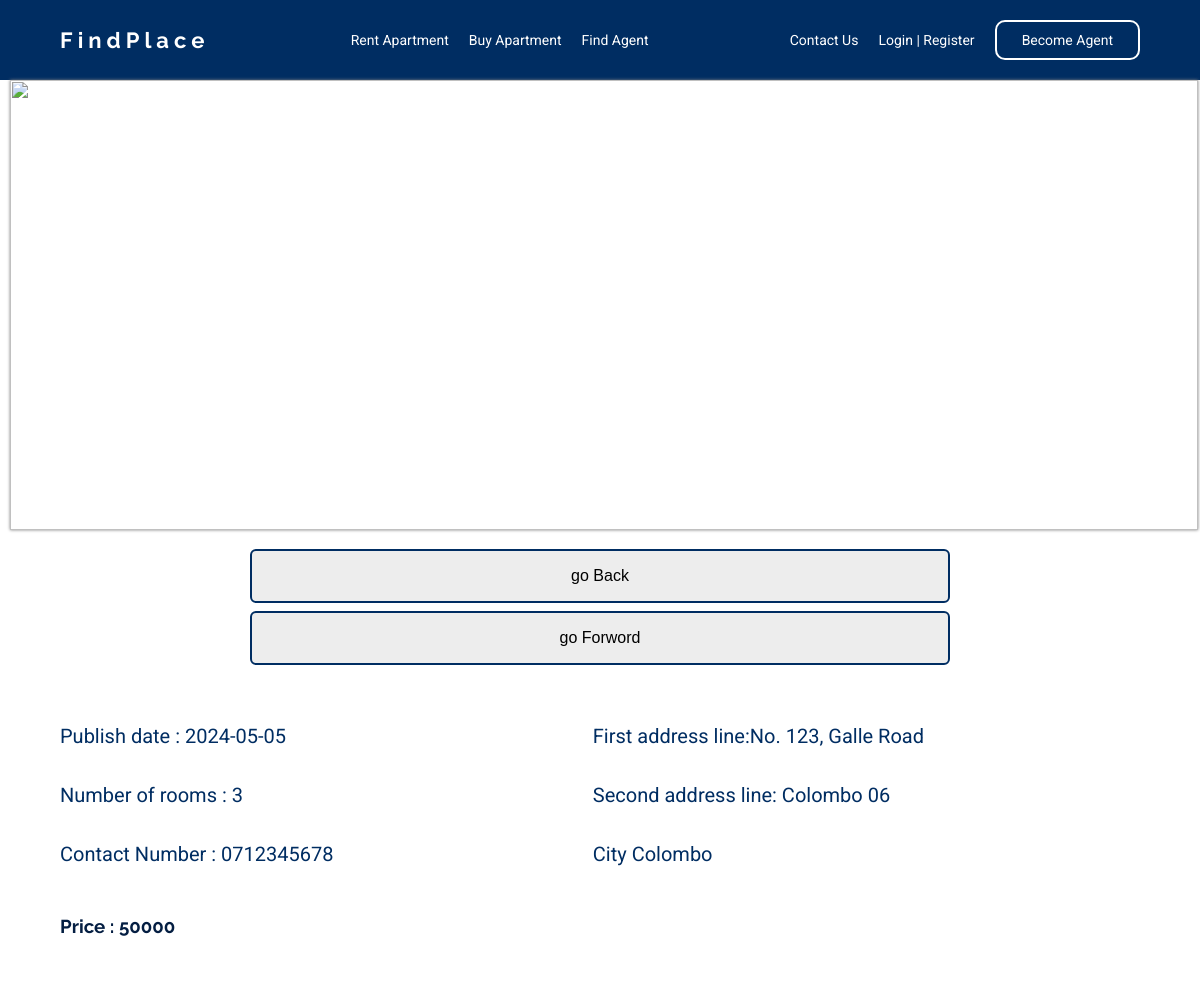
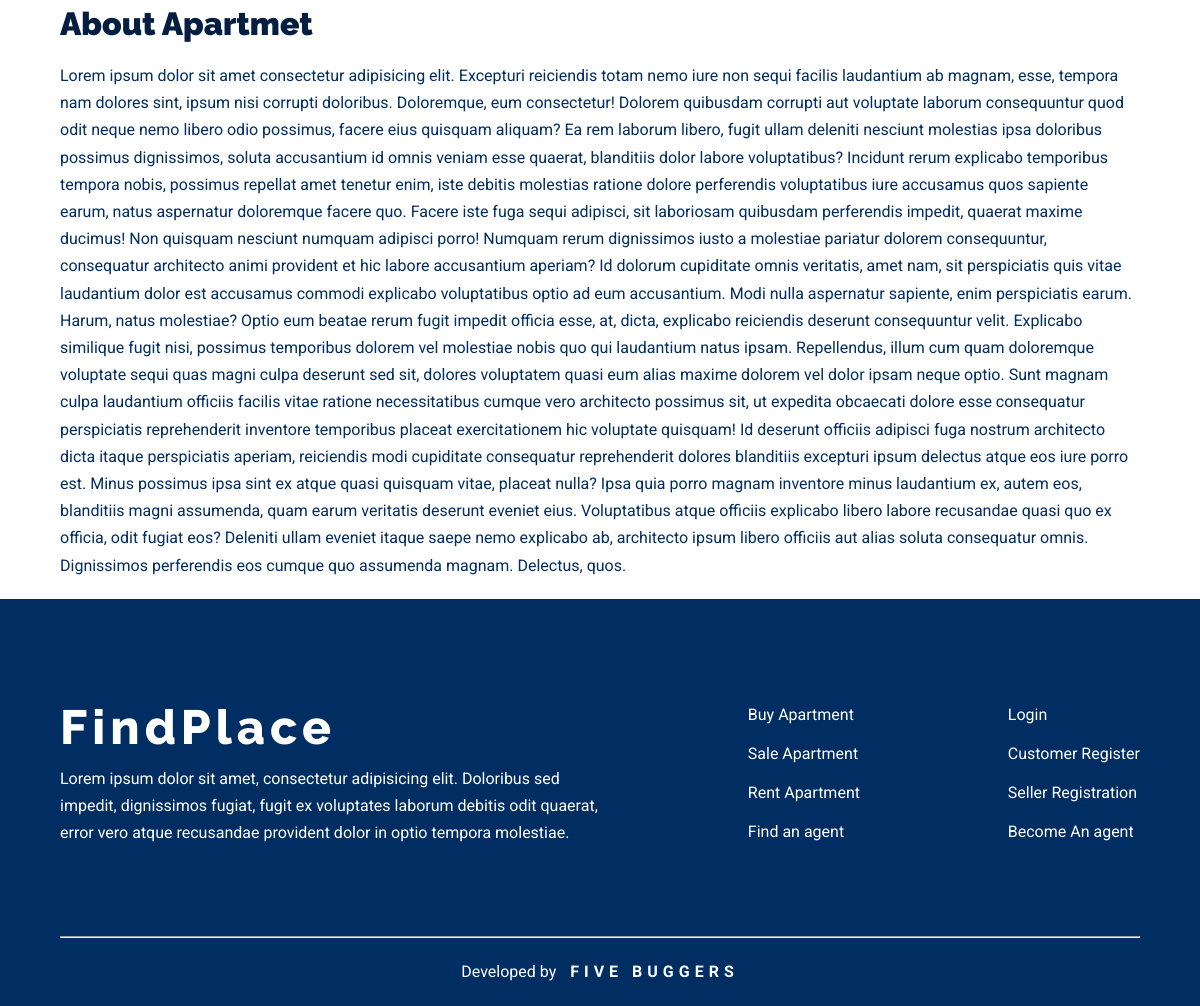
/pages/single-apartment.php, run on the app's committed database (2 pictures, top to bottom).
### tables this page shows
CREATE TABLE `apartment` (
  `apartment_ID` int(11) NOT NULL,
  `apartment_type` varchar(10) NOT NULL,
  `apartment_name` varchar(256) NOT NULL,
  `publisher_date` date NOT NULL,
  `publisher_ID` int(11) NOT NULL,
  `apartment_first_address_line` varchar(60) NOT NULL,
  `apartment_second_address_line` varchar(60) NOT NULL,
  `apartment_city` varchar(20) NOT NULL,
  `apartment_contact_number` varchar(15) NOT NULL,
  `apartment_cost` int(11) NOT NULL,
  `apartment_person_count` int(11) NOT NULL,
  `apartment_number_rooms` int(11) NOT NULL,
  `apartment_description` text NOT NULL,
  `apartment_image` varchar(256) NOT NULL
);

### pages/single-apartment.php (the view, shortened to what this page needs)
<?php
require './component/head.php';
require './component/header.php';
?>
    <?php
        $id = $_GET['apartmentId'];
    ?>
    <link rel="stylesheet" href="../styles/image-slider.css">
    <div class="slider-1">
        <img src="../sources/Images/<?php echo "$id"?>/pic1.jpg" class="slide">
    </div>
    <div class="nav">
        <button style="border: 2px solid #002d62;" class="button1" onclick="goPrev()">
            go Back
        </button>
        <button style="border: 2px solid #002d62;" class="button1" onclick="goNext()">
            go Forword
        </button>
    </div>
    <?php include 'fetch_data.php' ?>
        <?php
        $sql = "SELECT * FROM apartment";
        $result = $conn->query($sql);
        if ($result->num_rows > 0) {
            $row = $result->fetch_assoc();
        } else {
            echo "0 results";
        }
        ?>
    <div class="container">
        <div class="apartment-details flex flex-vetical-center flex-space-between w-80 margin-y-50">
            <div class="apartment-details">
                <p>Publish date     : <?php echo $row["publisher_date"]  ?> </p>
                <p>Number of rooms  : <?php echo $row["apartment_number_rooms"] ?></p>
                <p>Contact Number   : <?php echo $row["apartment_contact_number"] ?></p>
                <br>
                <h3>Price : <?php echo $row["apartment_cost"] ?></h3>
            </div>
            <div class="apartment-address">
                <p>First address line:<?php echo $row["apartment_first_address_line"] ?> </p>
                <p>Second address line: <?php echo $row["apartment_second_address_line"] ?> </p>
                <p>City <?php echo $row["apartment_city"] ?> </p>
            </div>
        </div>
        <h1 class="section-title margin-y-20s">About Apartmet</h1>
        <p class= 'margin-y-20'>Lorem ipsum dolor sit amet consectetur adipisicing elit. Excepturi reiciendis totam nemo iure non sequi facilis laudantium ab magnam, esse, tempora nam dolores sint, ipsum nisi corrupti doloribus. Doloremque, eum consectetur! Dolorem quibusdam corrupti aut voluptate laborum consequuntur quod odit neque nemo libero odio possimus, facere eius quisquam aliquam? Ea rem laborum libero, fugit ullam deleniti nesciunt molestias ipsa doloribus possimus dignissimos, soluta accusantium id omnis veniam esse quaerat, blanditiis dolor labore voluptatibus? Incidunt rerum explicabo temporibus tempora nobis, possimus repellat amet tenetur enim, iste debitis molestias ratione dolore perferendis voluptatibus iure accusamus quos sapiente earum, natus aspernatur doloremque facere quo. Facere iste fuga sequi adipisci, sit laboriosam quibusdam perferendis impedit, quaerat maxime ducimus! Non quisquam nesciunt numquam adipisci porro! Numquam rerum dignissimos iusto a molestiae pariatur dolorem consequuntur, consequatur architecto animi provident et hic labore accusantium aperiam? Id dolorum cupiditate omnis veritatis, amet nam, sit perspiciatis quis vitae laudantium dolor est accusamus commodi explicabo voluptatibus optio ad eum accusantium. Modi nulla aspernatur sapiente, enim perspiciatis earum. Harum, natus molestiae? Optio eum beatae rerum fugit impedit officia esse, at, dicta, explicabo reiciendis deserunt consequuntur velit. Explicabo similique fugit nisi, possimus temporibus dolorem vel molestiae nobis quo qui laudantium natus ipsam. Repellendus, illum cum quam doloremque voluptate sequi quas magni culpa deserunt sed sit, dolores voluptatem quasi eum alias maxime dolorem vel dolor ipsam neque optio. Sunt magnam culpa laudantium officiis facilis vitae ratione necessitatibus cumque vero architecto possimus sit, ut expedita obcaecati dolore esse consequatur perspiciatis reprehenderit inventore temporibus placeat exercitationem hic voluptate quisquam! Id deserunt officiis adipisci fuga nostrum architecto dicta itaque perspiciatis aperiam, reiciendis modi cupiditate consequatur reprehenderit dolores blanditiis excepturi ipsum delectus atque eos iure porro est. Minus possimus ipsa sint ex atque quasi quisquam vitae, placeat nulla? Ipsa quia porro magnam inventore minus laudantium ex, autem eos, blanditiis magni assumenda, quam earum veritatis deserunt eveniet eius. Voluptatibus atque officiis explicabo libero labore recusandae quasi quo ex officia, odit fugiat eos? Deleniti ullam eveniet itaque saepe nemo explicabo ab, architecto ipsum libero officiis aut alias soluta consequatur omnis. Dignissimos perferendis eos cumque quo assumenda magnam. Delectus, quos.</p>
    </div>
<?php
include './component/footer.php';
?>

### styles/styles.css (style rules this page uses)
:root { --primary-font-family : 'Raleway'; --secondary-font-family : 'Roboto'; --primary-color : #002D62; --secondary-color : #041E42; --tertiary-color : #F06105; --input-background-color : #f2f8fe; --input-button-color : #cfdfef; --input-placeholder-color : #5F7A9A; --sidebar-background-color : #dfeeff; --border-color : #dae7f67a; --shadow-color : #041e421c; }
* { margin: 0; padding: 0; box-sizing: border-box; }
body { width: 100vw; height: 100vh; font-family: var(--secondary-font-family), sans-serif; color: var(--primary-color); font-size: 16px; overflow-x: hidden; }
h1,h2,h3,h4,h5,h6 { font-family: var(--primary-font-family), sans-serif; color: var(--secondary-color); }
p { line-height: 170%; }
h1 { font-weight: 900; font-size: 3rem; }
.container { width: 90%; margin: 0 auto; }
.section-title { font-size: 2rem; }
.w-80 { width: 80%; }
.margin-y-20 { margin: 20px 0; }
.margin-y-50 { margin: 50px 0; }
.flex { display: flex; }
.flex-space-between { justify-content: space-between; }

### styles/image-slider.css (style rules this page uses)
* { padding: 0; margin: 0; box-sizing: border-box; }
.slider-1 { width: 99%; height: 450px; margin:auto; margin-left: 10px; margin-right: 10px; box-shadow: 0px 0px 3px gray; position: relative; overflow: hidden; }
.slider-1 img { height: 450px; }
.slide { width:100%; height: 100%; transition: 1s; margin-left: 0; position: absolute; overflow: hidden; }
.nav { text-align: center; margin-top: 15px; }
.nav button { width: 700px; border: none; color: rgb(0, 0, 0); padding: 16px 32px; text-align: center; display: inline-block; font-size: 16px; margin: 4px 2px; transition-duration: 0.4s; cursor: pointer; }
.button1 { border-radius: 6px; background-color: #4d4d4d1a; color: black; border: 2px solid #002d62; }
.apartment-details p { font-size: 20px; margin-bottom: 25px; }

### data on the page
apartment: publisher_date "2024-05-05", apartment_number_rooms "3", apartment_contact_number "0712345678", apartment_cost "50000", apartment_first_address_line "No. 123, Galle Road", apartment_second_address_line "Colombo 06", apartment_city "Colombo"
